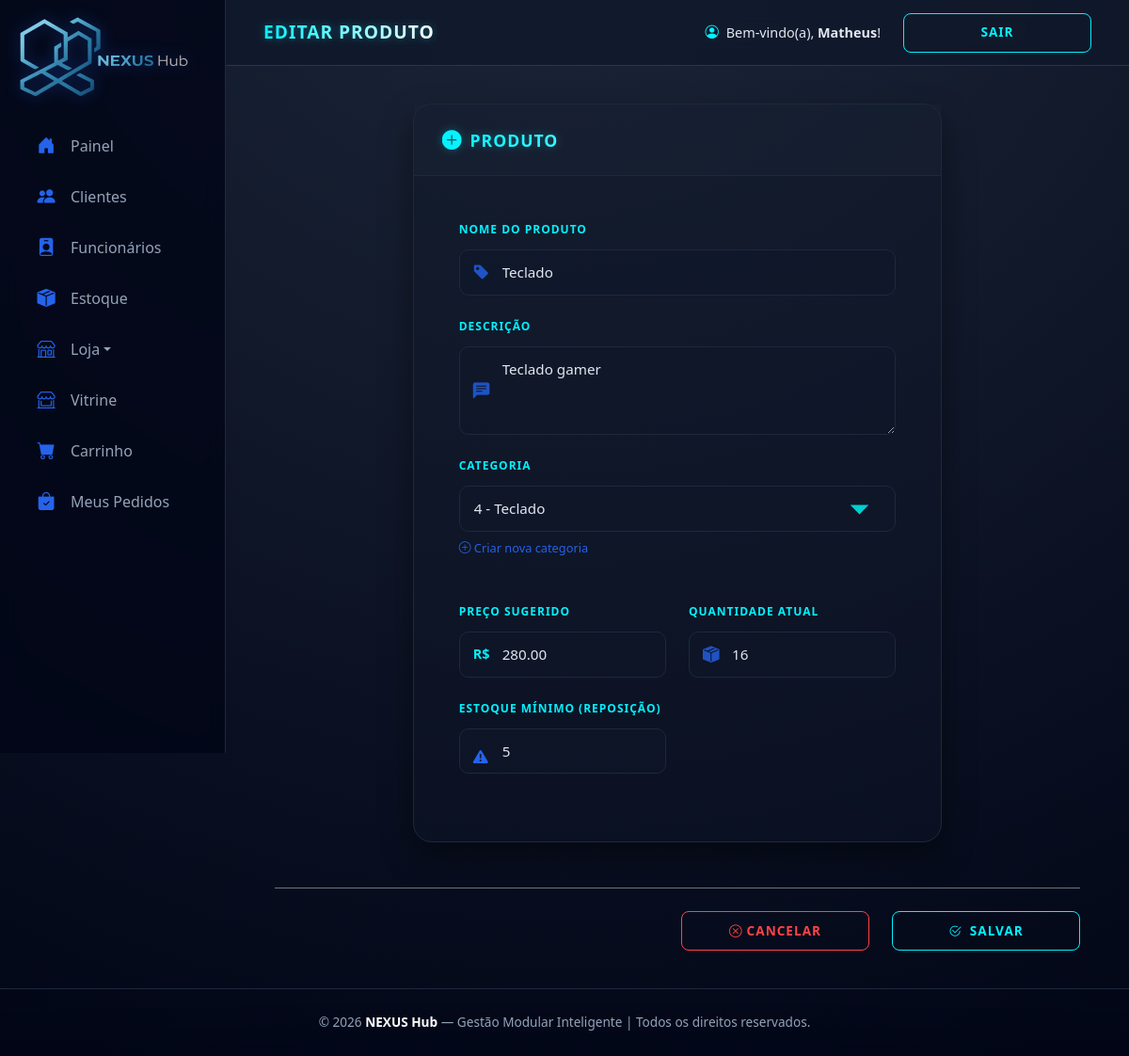
Screenshot of /nexushub/dashboard/estoque/editar/19/ (signed in) with the database file from the repository.
### dashboard/models.py (models this page shows, shortened)
class Produto(models.Model):
    loja = models.ForeignKey(Loja, on_delete=models.CASCADE)
    categoria = models.ForeignKey('Categoria', on_delete=models.SET_NULL, null=True, blank=True)
    nome = models.CharField(max_length=255)
    descricao = models.TextField()
    preco = models.DecimalField(max_digits=10, decimal_places=2)
    estoque = models.IntegerField(default=0)
    estoque_minimo = models.IntegerField(default=5)
    ativo = models.BooleanField(default=True)
    data_criacao = models.DateTimeField(auto_now_add=True)

class Categoria(models.Model):
    nome = models.CharField(max_length=100)
    slug = models.SlugField(unique=True)

### dashboard/views.py (the view, shortened to what this page needs)
# urls.py: path('dashboard/estoque/editar/<int:produto_id>/', views.editar_produto, name='editar_produto'),
@login_required
def editar_produto(request, produto_id):
    produto = get_object_or_404(Produto, id=produto_id, loja__vendedor__usuario=request.user)
    categorias = Categoria.objects.all()
    return render(request, 'editar_produto.html', {
        'produto': produto,
        'categorias': categorias,
        'titulo_aba': 'Editar Produto | NEXUS Hub'
    })

### dashboard/templates/editar_produto.html (shortened to what this page needs)
{% extends "base.html" %}
{% load static %}
{% block page_title %}EDITAR PRODUTO{% endblock %}
{% block content %}
<div class="fade-in-content container-fluid">
    <div class="row justify-content-center">
        <div class="col-lg-8">
            <div class="nexus-form-card">
                <div class="card-header-nexus">
                    <h5 class="m-0 page-title-glow" style="font-size: 1.1rem;">
                        <i class="bi bi-plus-circle-fill me-2" style="font-size: 1.3rem;"></i>PRODUTO
                    </h5>
                </div>
                <form method="post" class="p-4 p-md-5" id="formProduto">
                    <div class="row g-4">
    <div class="col-12">
        <label class="nexus-label">NOME DO PRODUTO</label>
        <div class="input-container-nexus">
            <i class="bi bi-tag-fill"></i>
            <input type="text" name="nome" value="{{ produto.nome|default:'' }}"
                placeholder="Digite o nome do seu produto..." required>
        </div>
    </div>
    <div class="col-12">
        <label class="nexus-label">DESCRIÇÃO</label>
        <div class="input-container-nexus">
            <i class="bi bi-chat-left-text-fill"></i>
            <textarea name="descricao" rows="3" placeholder="Descreva seu produto..."
                required>{{ produto.descricao|default:'' }}</textarea>
        </div>
    </div>
    <div class="col-12 form-group mb-4">
        <label class="nexus-label">CATEGORIA</label>
        <select name="categoria" class="form-control select-nexus" required>
            {% for cat in categorias %}
            <option value="{{ cat.id }}" {% if cat.id == produto.categoria.id %}selected{% endif %}>
                {{ cat.id }} - {{ cat.nome }}
            </option>
            {% endfor %}
        </select>
        <a href="{% url 'cadastrar_categoria' %}" style="color: var(--nexus-blue); font-size: 0.8rem; text-decoration: none; margin-top: 8px; display: inline-block;">
            <i class="bi bi-plus-circle"></i> Criar nova categoria
        </a>
    </div>
    <div class="col-md-6">
        <label class="nexus-label">PREÇO SUGERIDO</label>
        <div class="input-container-nexus">
            <span class="currency-prefix">R$</span>
            <input type="text" name="preco" id="id_preco"
       value="{{ produto.preco|stringformat:".2f" }}" placeholder="0.00" required>
        </div>
    </div>
    <div class="col-md-6">
        <label class="nexus-label">QUANTIDADE ATUAL</label>
        <div class="input-container-nexus">
            <i class="bi bi-box-seam-fill"></i>
            <input type="number" name="estoque" value="{{ produto.estoque|default:'0' }}"
                placeholder="0" required>
        </div>
    </div>
    <div class="form-group col-md-6 mb-4">
        <label class="nexus-label">ESTOQUE MÍNIMO (REPOSIÇÃO)</label>
        <div class="input-group-nexus">
            <i class="bi bi-exclamation-triangle-fill" style="position: absolute; left: 15px; color: var(--nexus-blue); z-index: 10; margin-top: 12px;"></i>
            <input type="number" name="estoque_minimo" class="input-nexus" value="{{ produto.estoque_minimo|default:'5' }}" style="padding-left: 45px;">
        </div>
    </div>
</div>
                            </div>
                        </div>
                    </div>
                    <div class="d-flex justify-content-end align-items-center gap-4 mt-5 pt-4 border-top border-secondary">
                        <a href="{% url 'lista_estoque' %}" class="btn-cancel text-decoration-none">
                            <i class="bi bi-x-circle me-1"></i> CANCELAR
                        </a>
                        <button type="submit" class="logout-btn px-5">
                            <i class="bi bi-check2-circle me-2"></i> SALVAR
                        </button>
                    </div>
            </div>
        </div>
{% endblock %}

### dashboard/templates/base.html (shortened to what this page needs)
{% load static %}
<!DOCTYPE html>
<html lang="pt-br">
<head>
    <link href="https://cdn.jsdelivr.net/npm/bootstrap@5.3.0/dist/css/bootstrap.min.css" rel="stylesheet">
    <link rel="stylesheet" href="https://cdn.jsdelivr.net/npm/bootstrap-icons@1.11.1/font/bootstrap-icons.css">
</head>
<body>
    <div class="app-wrapper">
        <nav class="sidebar">
            <div class="sidebar-brand">
                <a href="{% url 'home' %}">
                    <img src="{% static 'img/nexushub.png' %}" alt="NEXUS HUB" class="sidebar-logo">
                </a>
            </div>
            <ul>
                {% if is_admin %}
                <li class="{% if request.resolver_match.url_name == 'dashboard' %}active{% endif %}">
                    <a href="{% url 'dashboard' %}"><i class="bi bi-house-door-fill"></i> Painel</a>
                </li>
                <li class="{% if request.resolver_match.url_name == 'lista_clientes' %}active{% endif %}">
                    <a href="{% url 'lista_clientes' %}"><i class="bi bi-people-fill"></i> Clientes</a>
                </li>
                <li class="{% if request.resolver_match.url_name == 'lista_funcionarios' %}active{% endif %}">
                    <a href="{% url 'lista_funcionarios' %}"><i class="bi bi-person-badge-fill"></i> Funcionários</a>
                </li>
                {% endif %}
                {% if is_admin or is_vendedor %}
                {% if loja %}
                <li class="{% if request.resolver_match.url_name == 'lista_estoque' %}active{% endif %}">
                    <a href="{% url 'lista_estoque' %}"><i class="bi bi-box-seam-fill"></i> Estoque</a>
                </li>
                {% endif %}
                <li class="nav-item dropdown">
                    <a href="#" class="dropdown-toggle" data-bs-toggle="dropdown">
                        <i class="bi bi-shop"></i> Loja
                    </a>
                </li>
                {% endif %}
                {% if is_cliente and not is_vendedor or user.is_superuser %}
                <li class="{% if request.resolver_match.url_name == 'vitrine' %}active{% endif %}">
                    <a href="{% url 'vitrine' %}"><i class="bi bi-shop-window"></i> Vitrine</a>
                </li>
                <li class="{% if request.resolver_match.url_name == 'ver_carrinho' %}active{% endif %}">
                    <a href="{% url 'ver_carrinho' %}"><i class="bi bi-cart-fill"></i> Carrinho</a>
                </li>
                <li class="{% if request.resolver_match.url_name == 'loja_meus_pedidos' %}active{% endif %}">
                    <a href="{% url 'loja_meus_pedidos' %}"><i class="bi bi-bag-check-fill"></i> Meus Pedidos</a>
                </li>
                {% endif %}
            </ul>
        </nav>
        <main class="main-layout">
            <header class="header">
                <div class="page-title-glow">
                    {% block page_title %}Dashboard{% endblock %}
                </div>
                {% if user.is_authenticated %}
                <div class="user-info d-flex align-items-center gap-4">
                    <span style="color: #e2e8f0; font-size: 0.9rem;">
                        <i class="bi bi-person-circle me-1" style="color: var(--turquesa-brilhante);"></i>
                        Bem-vindo(a), <strong>{{ user.username }}</strong>!
                    </span>
                    <a href="{% url 'logout_view' %}" class="logout-btn">Sair</a>
                </div>
                {% endif %}
            </header>
            <main class="nexus-main-content" id="main-content">
                {% block content %}
                {% endblock %}
            <footer class="rodape">
                <p style="color: var(--texto-muted); font-size: 0.85rem; margin: 0;">
                    &copy; {% now "Y" %} <strong style="color: #fff;">NEXUS Hub</strong> — Gestão Modular Inteligente |
                    Todos os direitos reservados.
                </p>
            </footer>
</body>
</html>

### dashboard/templates/base.html (style rules this page uses)
:root { --nexus-blue: #2563eb; --nexus-blue-glow: rgba(37, 99, 235, 0.4); --azul-profundo: #020617; --azul-card: #0f172a; --borda: #1e293b; --texto-muted: #94a3b8; --turquesa-brilhante: #00f2fe; --turquesa-glow: rgba(0, 242, 254, 0.3); }
.fade-in-content { animation: fadeInUp 0.5s ease-out forwards; }
* { margin: 0; padding: 0; box-sizing: border-box; font-family: 'Segoe UI', system-ui, sans-serif; }
html, body { height: 100%; background: radial-gradient(circle at 50% -20%, #1e293b 0%, #020617 100%); background-attachment: fixed; color: #f8fafc; overflow-x: hidden; }
.app-wrapper { display: flex; min-height: 100vh; width: 100%; }
.sidebar { width: 240px; flex-shrink: 0; background: rgba(2, 6, 23, 0.8); backdrop-filter: blur(10px); border-right: 1px solid var(--borda); display: flex; flex-direction: column; padding: 10px 20px; position: sticky; top: 0; height: 100vh; z-index: 1000; }
.sidebar-brand { height: 100px; display: flex; align-items: center; margin-bottom: 20px; }
.sidebar-logo { max-width: 180px; filter: drop-shadow(0 0 8px var(--nexus-blue-glow)); transition: all 0.3s ease; cursor: pointer; }
.sidebar ul { list-style: none; padding: 0; }
.sidebar li a, .sidebar .dropdown-toggle { color: var(--texto-muted); text-decoration: none; display: flex; align-items: center; padding: 12px 16px; border-radius: 8px; transition: 0.3s all; border: 1px solid transparent; margin-bottom: 4px; }
.sidebar li a i, .sidebar .dropdown-toggle i { width: 1.5rem; display: flex; justify-content: center; margin-right: 14px; font-size: 1.2rem; color: var(--nexus-blue); transition: 0.3s; }
.main-layout { flex-grow: 1; display: flex; flex-direction: column; min-width: 0; }
.header { height: 70px; background: rgba(15, 23, 42, 0.7); backdrop-filter: blur(12px); border-bottom: 1px solid var(--nexus-blue-glow); display: flex; align-items: center; justify-content: space-between; padding: 0 40px; }
.page-title-glow { font-size: 1.2rem; font-weight: 800; background: linear-gradient(90deg, var(--turquesa-brilhante), #fff); -webkit-background-clip: text; -webkit-text-fill-color: transparent; filter: drop-shadow(0 0 5px var(--turquesa-glow)); letter-spacing: 1px; text-transform: uppercase; }
.logout-btn { border: 1px solid var(--turquesa-brilhante); color: var(--turquesa-brilhante); padding: 6px 20px; border-radius: 8px; text-decoration: none; font-size: 0.75rem; font-weight: 700; text-transform: uppercase; transition: 0.3s; }
.nexus-main-content { flex: 1 0 auto; padding: 40px; opacity: 0; }
.rodape { padding: 25px; text-align: center; background: linear-gradient(0deg, rgba(2, 6, 23, 0.9) 0%, transparent 100%); border-top: 1px solid var(--borda); }

### rows the page displays
Produto: nome "Teclado", descricao "Teclado gamer", categoria "4 - Teclado", preco "280.00", estoque "16", estoque_minimo "5"

### other values shown
{{ user.username }} "Matheus"
